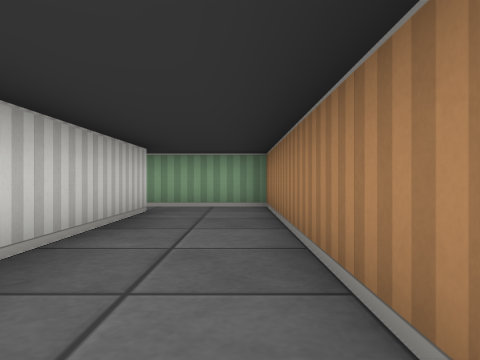
[1] (above)

13 first-person views from a walk through a cub3D level. The camera is about half as high as the walls, looks level and sees 70° across. The floor is counted in squares. Each view is taken from the middle of a square. On the plan, view 1 faces up. The plan holds only what a view shows up to about 9 squares ahead; the rest is blank.

[2]
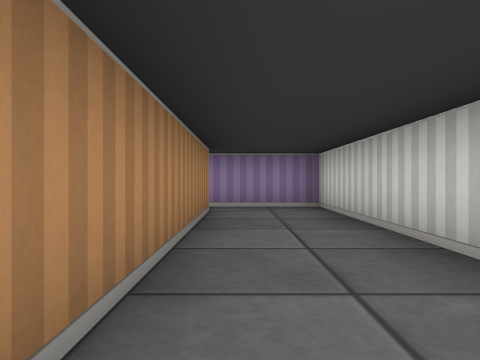

[3]
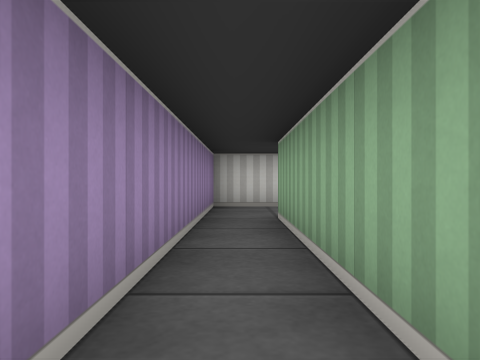

[4]
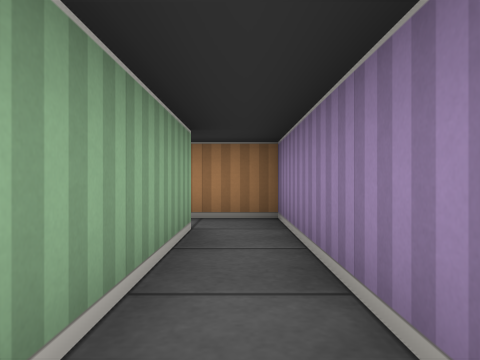

[5]
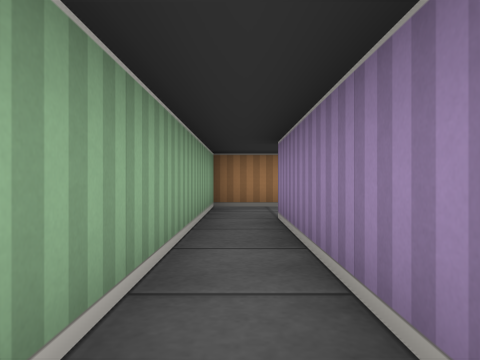

[6]
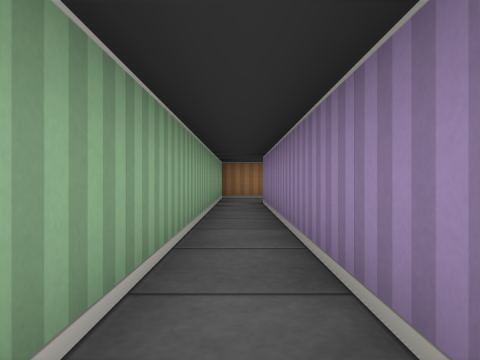

[7]
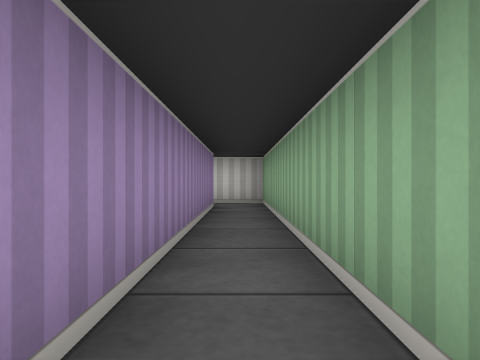

[8]
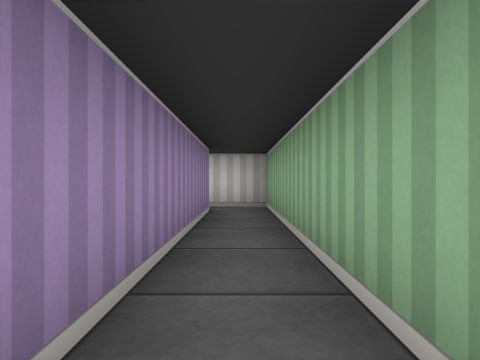

[9]
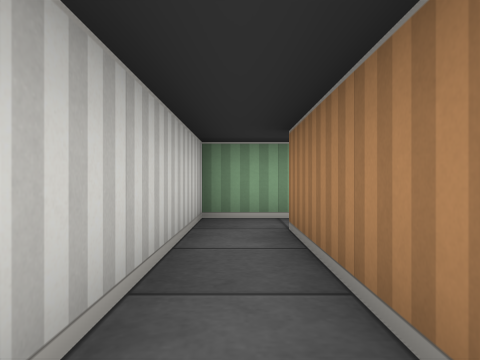

[10]
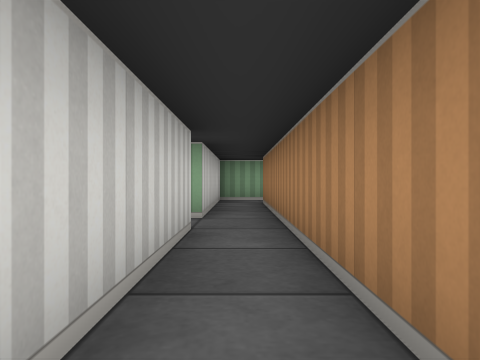

[11]
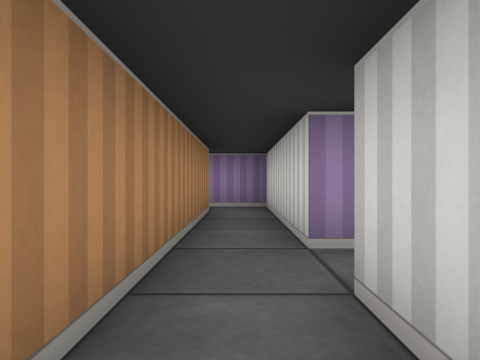

[12]
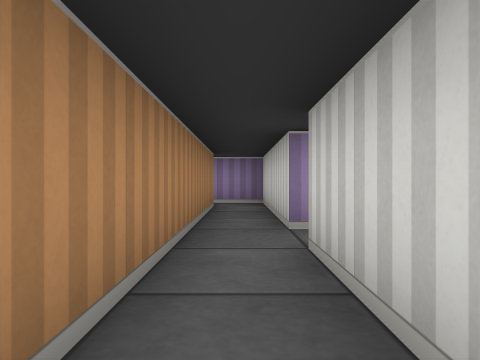

[13]
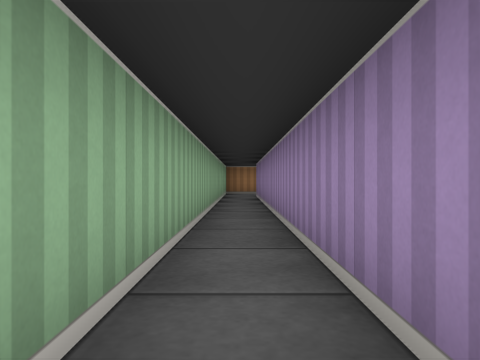

### Floor plan
Ten units are one square. View 1 is at (0, 0); x grows to the right and y downward. Boxes are objects, and circles mark ways between rooms. Rooms are numbered by the first view taken in them; rooms with no view inside come last. Other rooms are left out.
<svg viewBox="-145 -70 205 100">
<path fill="none" stroke="#000" d="M-15 -55 -15 25 55 25 55 12M45 15 5 15 5 -65 -15 -65M-135 -15 -135 25 -124 25M-125 15 -125 -55 -15 -55M-15 -65 -135 -65 -135 -25"/>
<circle cx="-20" cy="-60" r="3" fill="#2a7"/>
<text x="0" y="-10">1</text>
<text x="-100" y="-60">2</text>
</svg>
Room 1 opens to room 2.

Where each view was taken, in squares from view 1:
view 1: 0 up, 0 right, facing up
view 2: 4 up, 0 right, facing down
view 3: 2 down, 5 right, facing left
view 4: 2 down, 1 right, facing right
view 5: 6 up, 6 left, facing right
view 6: 6 up, 9 left, facing right
view 7: 6 up, 6 left, facing left
view 8: 6 up, 7 left, facing left
view 9: 2 up, 13 left, facing up
view 10: 2 down, 13 left, facing up
view 11: 4 up, 13 left, facing down
view 12: 5 up, 13 left, facing down
view 13: 6 up, 12 left, facing right
